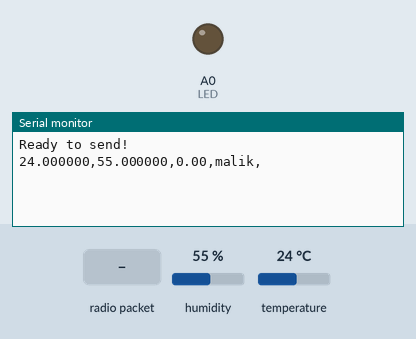
This sketch was run on a simulated Arduino Uno, built with avr-gcc and run on an emulated ATmega328P. Shown: output pins drawn as LEDs (lit = HIGH), the last lines printed to the serial monitor. The test bench sets the inputs (shaded band); at power-on: humidity 55 %, temperature 24 °C. No radio packets arrive unless stated.

Above: at 3.2 s.
3.3 s: radio packet "48" arrives
At 7.4 s:
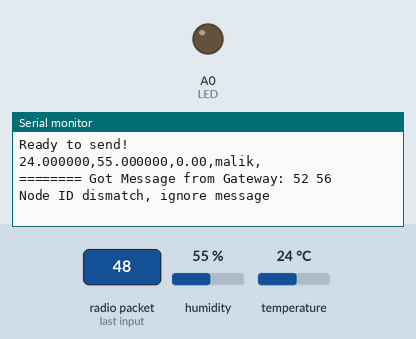
8.6 s: radio packet "5" arrives
At 15.9 s:
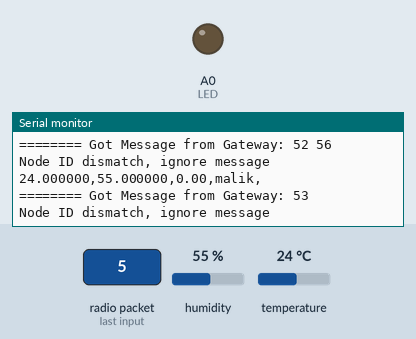
16.6 s: radio packet "200" arrives
At 24.4 s:
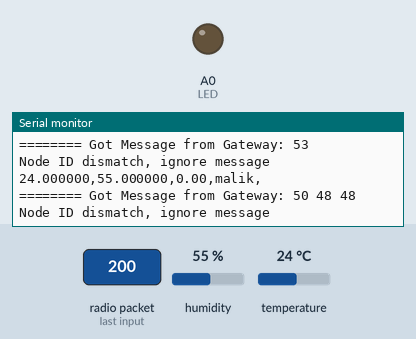
24.7 s: humidity set to 22 %
26.2 s: temperature set to 12 °C
At 27.4 s:
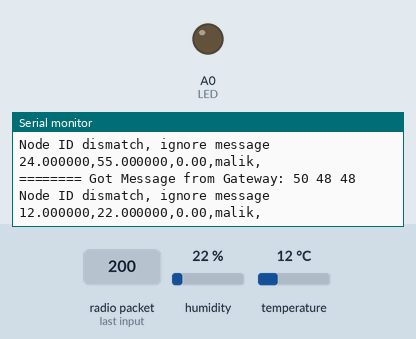

The sketch:

Combine_TESTING_Client.ino
```cpp
#include <SPI.h>
#include <RH_RF95.h>


#include "dht.h"
#define dht_apin A0


RH_RF95 rf95;

float frequency = 868.0;        ////done
char node_id[3] = {1,1,1}; //LoRa End Node ID            ////done

//static void smartdelay(unsigned long ms);

int LED=A0;

char DeviceID[10]="malik"; //DeviceID or Device identifier in GPSWOX.com
dht DHT;
 double aaa ;
  double bbb ;
   double ccc ;
   char temp[20];
   char humidity[20];
   char tem[20];
String datastring1="";
String datastring2="";
String datastring3="";
uint8_t datasend[50];    //Storage  longtitude,latitude and altitude


void setup()
{
  // initialize digital pin  as an output.
  pinMode(LED, OUTPUT);

  // initialize both serial ports:
  Serial.begin(9600);  // Serial to print out GPS info in Arduino IDE
  delay(2000);
  while (!Serial);


 if (!rf95.init()) {  // Defaults after init are 434.0MHz, 13dBm, Bw = 125 kHz, Cr = 4/5, Sf = 128chips/symbol, CRC on
    Serial.println("Starting LoRa failed!");
    while (1);
  }

  /* Set frequency is 868MHz,SF is 7,SB is 125KHz,CR is 4/5 and Tx power is 20dBm */
  rf95.setFrequency(868);
  rf95.setSpreadingFactor(7);
  rf95.setSignalBandwidth(125E3);
  rf95.setCodingRate4(5);
  rf95.setTxPower(20,false);

  Serial.println("Ready to send!");
}

void loop()
{
   DHT.read11(dht_apin);

   // Serial.print("Current humidity = ");
  //  Serial.print(DHT.humidity);
    aaa= DHT.humidity;
  //  Serial.print("%  ");
  //  Serial.print("temperature = ");
  //  Serial.print(DHT.temperature);
    bbb= DHT.temperature;
   // Serial.println("C  ");
  //  Serial.println("C cccccc ");
  //  Serial.println(aaa);
    ccc=0.00;

  datastring1 +=dtostrf(bbb, 0, 6, temp);
  datastring2 +=dtostrf(aaa, 0, 6, humidity);
  datastring3 +=dtostrf(ccc, 0, 2, tem);

  strcat(temp,",");
  strcat(temp,humidity);
  strcat(temp,",");
  strcat(temp,tem);
  strcat(temp,",");
  strcat(temp,DeviceID);
  strcat(temp,",");
  strcpy((char *)datasend,temp);//the format of datasend is temp,humidity,raw,DeviceID,
  Serial.println((char *)datasend);
  delay(5000);

   // send data
  rf95.send(datasend, sizeof(datasend));
  rf95.waitPacketSent();

 //////////////////////////DONE/////////////////////////

if (rf95.waitAvailableTimeout(500))//Check Received LoRa message
    {
        // Should be a message for us now
        uint8_t buf[RH_RF95_MAX_MESSAGE_LEN];
        uint8_t len = sizeof(buf);
        if (rf95.recv(buf, &len))
        {
            Serial.println("");
            Serial.print("======== Got Message from Gateway: ");//print reply
            for(int i=0;i< len;i++)
            {
              Serial.print(buf[i],DEC);
              Serial.print(" ");
            }
            Serial.println("");
            if((buf[0]-48) == node_id[0] && (buf[1]-48) == node_id[2] && (buf[2]-48) == node_id[2] ) // Check if reply message has the our node ID
            {
                Serial.println("Node ID match, this message is for us");
                int ctl_pin;
                if (buf[3] == 48 || buf[3] == 49 ) // for digital pin 0~9
                {
                   if (buf[3] == 48) ctl_pin = buf[4] - 48;
                   if (buf[3] == 49) ctl_pin = buf[4] - 48 + 10;
                   pinMode(ctl_pin, OUTPUT);
                   Serial.print("The pin to be controlled is:");
                   Serial.println(ctl_pin);
                   if( buf[5] == 49)//Open Relay
                   {
                      digitalWrite(ctl_pin, HIGH);
                      Serial.println("Set pin to HIGH.");
                    }
                    else if ( buf[5] == 48)
                    {
                      digitalWrite(ctl_pin, LOW);
                      Serial.println("Set pin to LOW.");
                    }
                }
            }
            else
              Serial.println("Node ID dismatch, ignore message");
        }
        else
        {
          Serial.println("recv failed");
        }
    }
/////////////////////////DONE////////////////////////////

  delay(3000);
  }
//  smartdelay(1000);


//If the packet arrive LG01, LG01 will send a ACK and here will receive it and turn on the led.
```

Measured:
- after the input at 3.3 s, the serial monitor: prints a new line after 3.8 s (image 1)
- after the input at 8.6 s, the serial monitor: prints a new line after 6.6 s (image 2)
- after the input at 16.6 s, the serial monitor: prints a new line after 6.7 s (image 3)
- after the input at 26.2 s, the serial monitor: prints a new line after 0.12 s (image 4)
